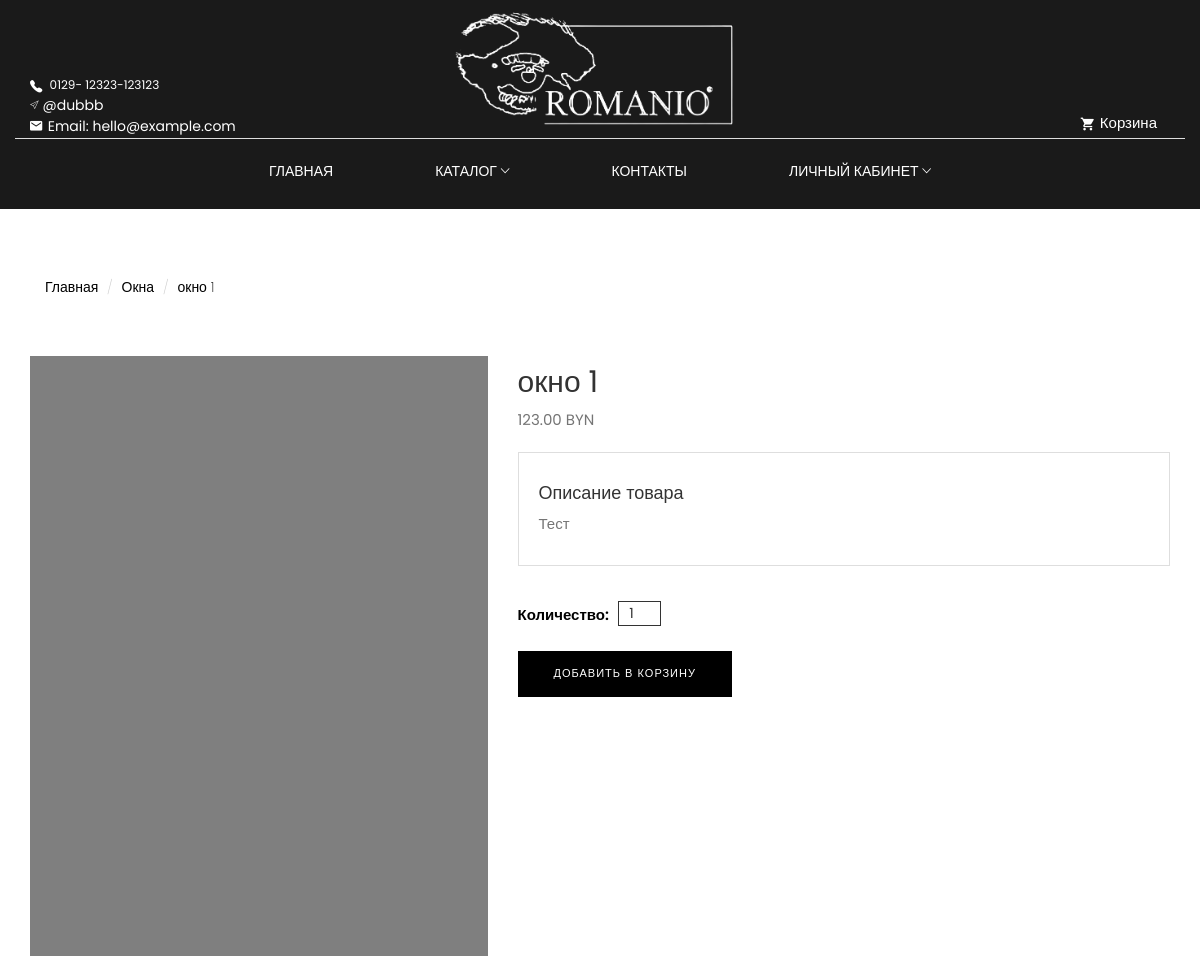
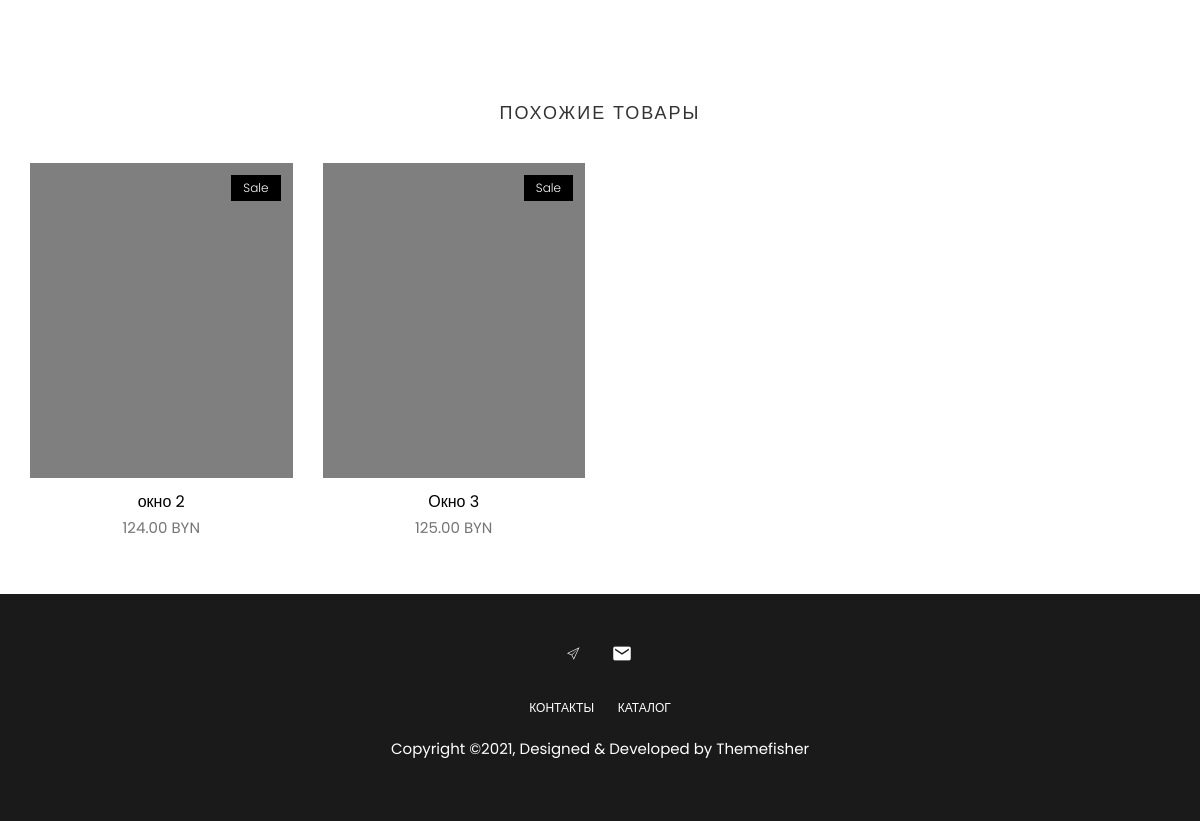
The app's page /catalog/okna/okno-1/ with its own data (2 pictures, top to bottom).
### mainapp/models.py (models this page shows, shortened)
class Product(models.Model):
    category = models.ForeignKey("Category", verbose_name=("Категория"), on_delete=models.CASCADE)
    subcategory = models.ForeignKey("SubCategory", verbose_name="Подкатегория", null=True, blank=True, on_delete=models.CASCADE)
    title = models.CharField(max_length=255, verbose_name='Наименование')
    slug = models.SlugField(unique=True)
    image = models.ImageField(verbose_name="Изображение")
    description = models.TextField(verbose_name="Описание", null=True)
    price = models.DecimalField(max_digits=9, decimal_places=2, verbose_name="Цена")
    def get_absolute_url(self):
        return reverse('product_detail',  kwargs={"slug_url": self.slug, "slug_category":self.category.slug})
    class Meta():
        verbose_name = "Товар"
        verbose_name_plural = "Товары"

class Category(models.Model):
    title = models.CharField(max_length=50, verbose_name="Категория")
    slug = models.SlugField(max_length=50, unique=True)
    def __str__(self):
        return self.title
    class Meta():
        verbose_name = 'Категория'
        verbose_name_plural = 'Категории'
    def get_absolute_url(self):
        return reverse("category", kwargs={"slug_url": self.slug})

### mainapp/views.py (the view)
# urls.py: path('catalog/<str:slug_category>/<str:slug_url>/', ProductDetail.as_view(), name="product_detail"),
class ProductDetail(View):
    def get(self, request, *args, **kwargs):
        context = {
            "product": Product.objects.filter(slug=self.kwargs['slug_url'])[:1],
            "related_product": Product.objects.filter(category__slug=self.kwargs['slug_category']).exclude(slug=self.kwargs['slug_url']),
            "cart_product_form": CartAddProductForm,
        }
        return render(request, "product-single.html", context)

### cart/cart.py (called while the page is built)
    def __len__(self):
        return sum(item['quantity'] for item in self.cart.values())

    def get_total_price(self):
        return sum(Decimal(item['price']) * item['quantity'] for item in self.cart.values())

### cart/context_processor.py (called while the page is built)
def cart(request):
    return {'cart': Cart(request)}

### mainapp/templates/product-single.html (shortened to what this page needs)
{% extends 'index.html' %}
{% block main %}
<section class="single-product">
	<div class="container">
		<div class="row">
			<div class="col-md-6">
				<ol class="breadcrumb">
				{% for item in product %}
					<li><a href="{% url 'home' %}">Главная</a></li>
					<li><a href="{{ item.category.get_absolute_url }}">{{ item.category }}</a></li>
					<li class="active"><a href="{{ item.get_absolute_url }}">{{ item.title }}</a></li>
				</ol>
			</div>
		</div>
		<div class="row mt-20">
			<div class="col-md-5">
				<div class="single-product-slider">
					<div id='carousel-custom' class='carousel slide' data-ride='carousel'>
						<ol class='carousel-indicators mCustomScrollbar meartlab'>
								<img src="{{ item.image.url }}" alt='' />
						</ol>
					</div>
				</div>
			</div>
			<div class="col-md-7">
				<div class="single-product-details">
					<h2>{{ item.title }}</h2>
					<p class="product-price">{{ item.price }} BYN</p>
					<div class="tabCommon mt-20">
						<div class="tab-content patternbg">
							<div id="details" class="tab-pane fade active in">
								<h4>Описание товара</h4>
								<p>{{ item.description }}</p>
							</div>
						</div>
					<form action="{% url 'cart_add' item.id %}" method="post">
					<div class="product-quantity" >
						<span style="font-size:15px; margin-bottom:7px">Количество:</span>
						{{ cart_product_form.quantity }}
					</div>
					<button style="margin-top:0px" type="submit" class="btn btn-main mt-20">Добавить в корзину</button>
					</form>
				</div>
			</div>
		</div>
		<div class="row">
			<div class="col-xs-12">
						</div>
					</div>
				</div>
			</div>
				{% endfor %}
</section>
<section class="products related-products section">
	<div class="container">
		<div class="row">
			<div class="title text-center">
				<h2>Похожие товары</h2>
			</div>
		</div>
		<div class="row">
		{% for related_item in related_product %}
			<div class="col-md-3">
				<div class="product-item">
					<div class="product-thumb">
						<span class="bage">Sale</span>
						<img class="img-responsive" src="{{ related_item.image.url }}" alt="product-img" />
					</div>
					<div class="product-content">
						<h4><a href="product-single.html">{{ related_item.title }}</a></h4>
						<p class="price">{{ related_item.price }} BYN</p>
					</div>
				</div>
			</div>
			{% endfor %}
		</div>
	</div>
</section>
{% endblock main %}

### mainapp/templates/index.html (shortened to what this page needs)
{% load static %}
<!DOCTYPE html>
<html lang="en">
<head>
  <link rel="stylesheet" href="{% static "plugins/themefisher-font/style.css" %}">
  <link rel="stylesheet" href="{% static "plugins/bootstrap/css/bootstrap.min.css" %}">
  <link rel="stylesheet" href="{% static "plugins/animate/animate.css" %}">
  <link rel="stylesheet" href="{% static "plugins/slick/slick.css" %}">
  <link rel="stylesheet" href="{% static "plugins/slick/slick-theme.css" %}">
  <link rel="stylesheet" href="{% static "css/style.css" %}">
</head>
<body id="body">
{% include 'base/header.html' %}
{% block main %}{% endblock main %}
{% include 'base/footer.html' %}
  </body>
  </html>

### mainapp/templates/base/header.html (shortened to what this page needs)
{% load static %}
<section class="top-header">
    <div class="container">
        <div class="row">
            <div class="col-md-4 col-xs-12 col-sm-4">
                <div class="contact-number">
                    <i class="tf-ion-ios-telephone"></i>
                    <span>0129- 12323-123123</span>
                </div>
                <div>
                    <i style='color:white' class="tf-ion-ios-paperplane-outline"></i>
                    <span style='color:white'>   @dubbb</span>
                    </div>
                    <div>
                    <i style='color:white' class="tf-ion-android-mail"></i>
                    <span style='color:white'>Email: hello@example.com</span>
                    </div>
            </div>
            <div class="col-md-4 col-xs-12 col-sm-4">
                <div class="logo text-center ">
                    <a href="{% url 'home' %}">
                        <img src="{% static "images/logo.png" %}" width="300px" alt="">
                    </a>
                </div>
            </div>
            <div class="col-md-4 col-xs-12 col-sm-4">
                <ul class="top-menu text-right list-inline" style="padding-:10px">
                <ul class="top-menu text-right list-inline">
                    <li class="dropdown cart-nav dropdown-slide">
                        <a href="#!" class="dropdown-toggle" data-toggle="dropdown" data-hover="dropdown"><i
                                class="tf-ion-android-cart"></i> Корзина</a>
                    </li>
                </ul>
            </div>
        </div>
    </div>
</section>
<section class="menu">
    <nav class="navbar navigation">
        <div class="container">
            <div id="navbar" class="navbar-collapse collapse text-center">
                <ul class="nav navbar-nav">
                    <li class="dropdown ">
                        <a href="{% url 'home' %}">Главная</a>
                    </li>
                    <li class="dropdown full-width dropdown-slide">
                        <a href="#!" class="dropdown-toggle" data-toggle="dropdown" data-hover="dropdown" data-delay="350"
                            role="button" aria-haspopup="true" aria-expanded="false">Каталог <span
                                class="tf-ion-ios-arrow-down"></span></a>
                    </li>
                    <li class="dropdown dropdown-slide">
                        <a href="{% url 'contact' %}" role="button">Контакты</a>
                    </li>
                    <li class="dropdown dropdown-slide">
						<a href="#!" class="dropdown-toggle" data-toggle="dropdown" data-hover="dropdown" data-delay="350"
							role="button" aria-haspopup="true" aria-expanded="false">Личный кабинет <span
								class="tf-ion-ios-arrow-down"></span></a>
					</li>
                </ul>
            </div>
        </div>
    </nav>
</section>

### mainapp/templates/base/footer.html (shortened to what this page needs)
<footer class="footer section text-center">
	<div class="container">
		<div class="row">
			<div class="col-md-12">
				<ul class="social-media">
					<li>
						<a href="">
							<i class="tf-ion-ios-paperplane-outline"></i>
						</a>
					</li>
					<li>
						<a href="">
							<i class="tf-ion-android-mail"></i>
						</a>
					</li>
				</ul>
				<ul class="footer-menu text-uppercase">
					<li>
						<a href="{% url 'contact' %}">Контакты</a>
					</li>
					<li>
						<a href="{% url 'category' slug_url='dveri' %}">Каталог</a>
					</li>
				</ul>
				<p class="copyright-text"> <a href="#">Copyright &copy;2021, Designed &amp; Developed by Themefisher</a></p>
			</div>
		</div>
	</div>
</footer>

### mainapp/static/css/style.css (style rules this page uses)
body { line-height: 1.5; font-family: "Poppins", sans-serif; -webkit-font-smoothing: antialiased; }
p { font-family: "Poppins", sans-serif; color: #757575; font-size: 15px; }
h1, h2, h3, h4, h5, h6 { font-family: "Poppins", sans-serif; }
h1, h2, h3, h4, h5, h6 { font-weight: 400; }
ol, ul { margin: 0; padding: 0; list-style: none; }
a, a:focus, a:hover { text-decoration: none; outline: 0; color: #000; }
.btn-main, .btn-solid-border, .btn-transparent, .btn-small { background: #000; color: #fff; display: inline-block; font-size: 11px; letter-spacing: 1px; padding: 14px 35px; text-transform: uppercase; font-weight: 200; border-radius: 0; }
.mt-20 { margin-top: 20px; }
.section { padding: 25px 0; }
.title { padding: 20px 0 30px; }
.title h2 { font-size: 18px; text-align: center; text-transform: uppercase; letter-spacing: 2px; }
.dropdown-slide { position: static; }
.tabCommon .tab-content { padding: 20px; border: 1px solid #dedede; }
.top-header { background: #000000e5; }
.top-header .container { border-bottom: 1px solid #dedede; }
.top-header .contact-number { font-size: 12px; color: rgb(255, 255, 255); padding-top: 76px; }
.top-header .contact-number i { margin-right: 4px; font-size: 18px; vertical-align: middle; }
.top-header .top-menu > li > a { color: rgb(255, 255, 255); font-size: 15px; padding: 0 8px; }
.top-header .top-menu { padding-top: 56px; }
.top-header .top-menu > li > a i { font-size: 16px; margin-right: 2px; vertical-align: middle; }
.top-header .logo a { display: inline-block; color: rgb(255, 255, 255); }
.menu { background: #000000e5; }
.navigation { margin-bottom: 0; }
.navigation .navbar-nav > li { position: static; padding-left: 40px; padding-right: 40px; }
.navigation .navbar-nav > li > a { color: rgb(255, 255, 255); font-size: 14px; padding: 20px 10px; text-transform: uppercase; transition: .2s ease-in-out 0s; border: 1px solid transparent; }
.dropdown { color:rgb(255, 255, 255); }
.navigation .container { position: relative; }
.navigation .navbar-nav { float: none; display: inline-block; }
.product-item { margin-bottom: 30px; }
.product-item .product-thumb { position: relative; }
.product-item .product-thumb img { width: 100%; height: auto; }
.product-item .product-thumb .bage { position: absolute; top: 12px; right: 12px; background: #000; color: #fff; font-size: 12px; padding: 4px 12px; font-weight: 300; display: inline-block; }
.product-item .product-thumb:before { transition: .3s all; opacity: 0; background: rgba(0, 0, 0, 0.6); content: ''; position: absolute; top: 0; right: 0; left: 0; bottom: 0; }
.product-item .product-content { text-align: center; }
.product-item .product-content h4 { font-size: 16px; font-weight: 400; margin-top: 15px; margin-bottom: 6px; }
.product-item .product-content h4 a { color: #000; }
.single-product { padding: 60px 0 40px; }
.single-product .breadcrumb { background: transparent; }
.single-product .breadcrumb li { color: #000; font-weight: 200; }
.single-product .breadcrumb li a { color: #000; font-weight: 200; }
.single-product-slider .carousel-indicators { margin: 10px 0 0; overflow: auto; position: static; text-align: left; white-space: nowrap; width: 100%; overflow: hidden; }
.single-product-details .product-quantity { margin-top: 20px; display: flex; align-items: center; }
.single-product-details .product-quantity > span { width: 100px; color: #000; font-size: 13px; font-weight: 600; display: inline-block; }
.footer { background: #000000e5; padding: 50px 0; }
.footer .footer-menu { margin-top: 30px; }
.footer .footer-menu li { display: inline-block; margin: 0 10px; }
.footer .footer-menu li a { color: rgb(255, 255, 255); font-size: 12px; }
.footer .copyright-text { margin-top: 20px; }
.copyright-text a { color: rgb(255, 255, 255); }
.social-media li { display: inline-block; margin: 0 5px; }
.social-media li a { padding: 8px 10px; }
.social-media li a i { font-size: 20px; color: rgb(255, 255, 255); }

### records on screen
Product: category "Окна", title "окно 1", image (picture), price "123.00", description "Тест", quantity "1"
Product: image (picture), title "окно 2", price "124.00"
Product: image (picture), title "Окно 3", price "125.00"
